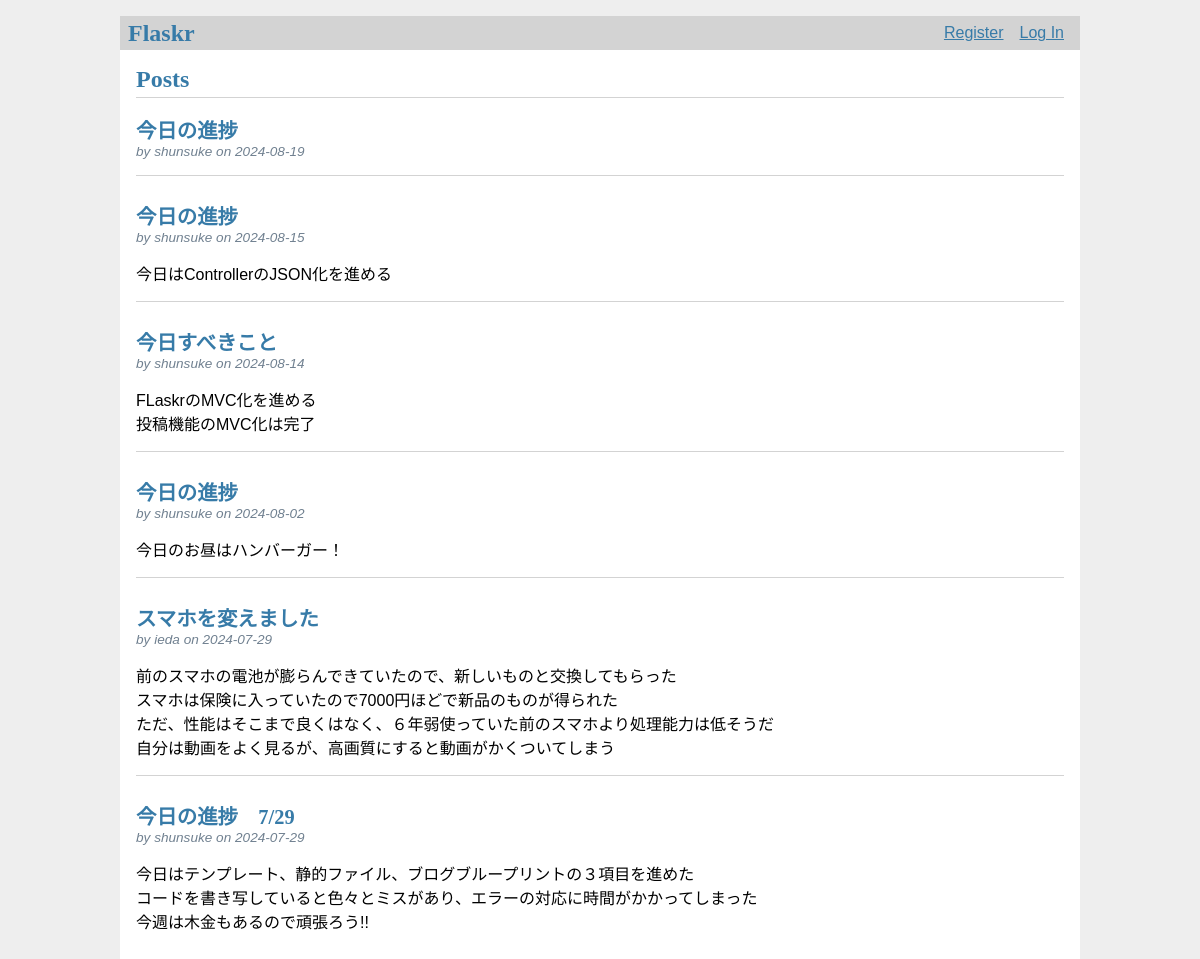
Before: / with the older database file.
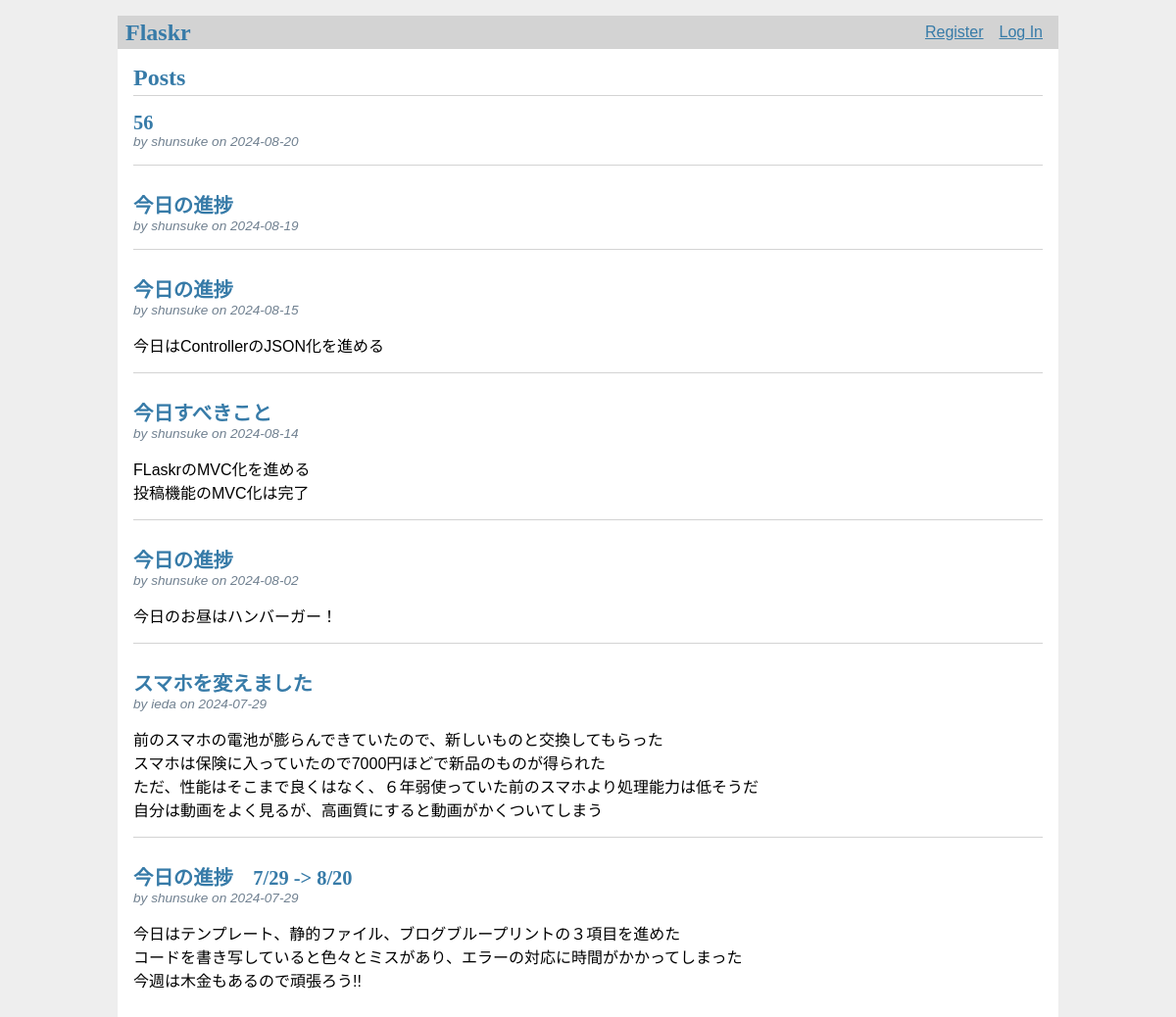
After: the same page with the newer database file.
### tables this page shows
CREATE TABLE post(
    id INTEGER PRIMARY KEY AUTOINCREMENT,   /*ポストのIDは整数のインクリメント*/
    author_id INTEGER NOT NULL, /*ポスト投稿者のID*/
    created TIMESTAMP NOT NULL DEFAULT CURRENT_TIMESTAMP,
    title TEXT NOT NULL,
    body TEXT NOT NULL,
    FOREIGN KEY (author_id) REFERENCES user (id)
);

CREATE TABLE user(
    id INTEGER PRIMARY KEY AUTOINCREMENT,   /*IDは整数のインクリメント*/
    username TEXT UNIQUE NOT NULL,  /*usernameはテキストで一意に定まり、Nullはダメ*/
    password TEXT NOT NULL  /*passwordもテキストで、Nullはダメ*/
);

### flaskr/blog.py (the view)
@bp.route('/')
def index():
    posts = Post.index()
    return render_template('blog/index.html', posts=posts)

### flaskr/auth.py (called while the page is built)
@bp.before_app_request
def load_logged_in_user():
    user_id = session.get('user_id')
    g.user = User.load_logged_in_user(user_id)

### flaskr/db.py (called while the page is built)
def get_db():
    if 'db' not in g:
        g.db = sqlite3.connect( #DATABASE構成キーが指すファイルへの接続を行う
            current_app.config['DATABASE'],
            detect_types = sqlite3.PARSE_DECLTYPES
        )
        g.db.row_factory = sqlite3.Row
    return g.db

### flaskr/models/post.py (called while the page is built)
    @classmethod #全ての投稿の情報を取得して返す
    def index(cls):
        db = get_db()
        posts = db.execute(
            'SELECT p.id, title, body, created, author_id, username'
            #postテーブルpとuserテーブルuから、pの投稿者IDとuのIDを一致させる
            ' FROM post p JOIN user u ON p.author_id = u.id'
            #作成日時(created)で降順に並び替え、最新が一番上に来る
            ' ORDER BY created DESC'
        ).fetchall()#クエリの結果を全て取得
        return posts

### flaskr/models/user.py (called while the page is built)
    @classmethod #ユーザがログインしているかどうかを確認し、ユーザ情報を取得
    def load_logged_in_user(cls,user_id):
        if user_id is None:
            user = None
        else:
            user = get_db().execute(
                'SELECT * FROM user WHERE id = ?', (user_id,)
            ).fetchone()
        ins = user
        return ins

### flaskr/templates/blog/index.html (shortened to what this page needs)
{% extends 'base.html' %}
{% block header %}
  <h1>{% block title %}Posts{% endblock %}</h1>
{% endblock %}
{% block content %}
  {% for post in posts %}
    <article class="post">
      <header>
        <div>
          <h1>{{ post['title'] }}</h1>
          <div class="about">by {{ post['username'] }} on {{ post['created'].strftime('%Y-%m-%d') }}</div>
        </div>
      </header>
      <p class="body">{{ post['body'] }}</p>
    </article>
    {% if not loop.last %}
      <hr>
    {% endif %}
  {% endfor %}
{% endblock %}

### flaskr/templates/base.html (shortened to what this page needs)
<!doctype html>
<link rel="stylesheet" href="{{ url_for('static', filename='style.css') }}">
<nav>
  <h1>Flaskr</h1>
  <ul>
    {% if g.user %}
      <li><span>{{ g.user['username'] }}</span>
      <li><a href="{{ url_for('auth.logout') }}">Log Out</a>
    {% else %}
      <li><a href="{{ url_for('auth.register') }}">Register</a>
      <li><a href="{{ url_for('auth.login') }}">Log In</a>
    {% endif %}
  </ul>
</nav>
<section class="content">
  <header>
    {% block header %}{% endblock %}
  </header>
  {% block content %}{% endblock %}
</section>

### flaskr/static/style.css (style rules this page uses)
h1 { font-family: serif; color: #377ba8; margin: 1rem 0; }
a { color: #377ba8; }
hr { border: none; border-top: 1px solid lightgray; }
nav { background: lightgray; display: flex; align-items: center; padding: 0 0.5rem; }
nav h1 { flex: auto; margin: 0; }
nav ul { display: flex; list-style: none; margin: 0; padding: 0; }
nav ul li a, nav ul li span, header .action { display: block; padding: 0.5rem; }
.content { padding: 0 1rem 1rem; }
.content > header { border-bottom: 1px solid lightgray; display: flex; align-items: flex-end; }
.content > header h1 { flex: auto; margin: 1rem 0 0.25rem 0; }
.post > header { display: flex; align-items: flex-end; font-size: 0.85em; }
.post > header > div:first-of-type { flex: auto; }
.post > header h1 { font-size: 1.5em; margin-bottom: 0; }
.post .about { color: slategray; font-style: italic; }
.post .body { white-space: pre-line; }
.content:last-child { margin-bottom: 0; }

Changed rows visible on the page:
added post: title "56", username "shunsuke", created "2024-08-20"
changed post: title "今日の進捗 7/29" → "今日の進捗 7/29 -> 8/20"
